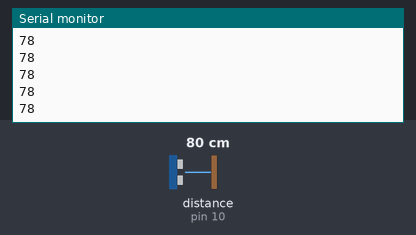
A sketch run on a simulated Arduino Uno, built with avr-gcc and run on an emulated ATmega328P. Shown: the last lines printed to the serial monitor. Wiring (inferred from the names in the program): ultrasonic range finder: trigger pin 9; echo pin 10. Inputs (shaded band) come from the test bench; at power-on: distance to the obstacle (sensor on pin 10) 80 cm. The echo pulse lasts 58.3 µs per cm.

Above: at 1.2 s.
1.3 s: distance to the obstacle (sensor on pin 10) set to 2 cm
At 1.9 s:
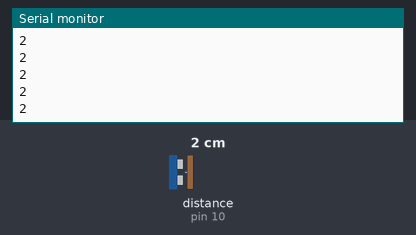
2.8 s: distance to the obstacle (sensor on pin 10) set to 4 cm
At 3.7 s:
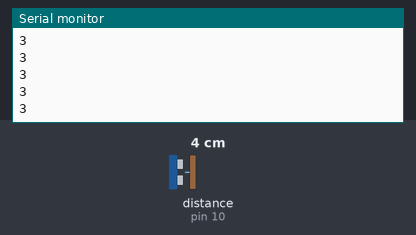
Timing chart, 0 to 5.8 s (numbered marks = the images above; inputs shaded):
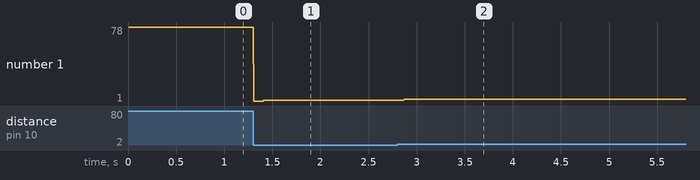

The sketch:

sketch.ino
```cpp
#define PWM_TRIG 9
#define PWM_ECHO 10
#define DELIMITER "\n" // used to separate each message

long duration;
int distance;

void setup() {

  pinMode(PWM_TRIG, OUTPUT);
  pinMode(PWM_ECHO, INPUT);

  Serial.begin(9600);
}

void loop() {

  // reset trigger
  digitalWrite(PWM_TRIG, LOW);
  delayMicroseconds(10);

  // trigger for 10μs,
  // signaling to the sensor to do a 10μs sonic bursts
  digitalWrite(PWM_TRIG, HIGH);
  delayMicroseconds(10); // the sensor generates sonic bursts during this time
  digitalWrite(PWM_TRIG, LOW);

  // Compute duration
  // Read the time when the echo comes back
  duration = pulseIn(PWM_ECHO, HIGH); // in μs
  distance = duration*0.034/2; // in cm

  Serial.print(distance);
  Serial.print(DELIMITER);

}
```

Measured:
- after the input at 1.3 s, the serial monitor: prints a new line at once (image 1)
- after the input at 2.8 s, the serial monitor: prints a new line after 0.07 s (image 2)
- plotted number 1: 78 → 2 after the input at 1.3 s, 2 → 3 after the input at 2.8 s
